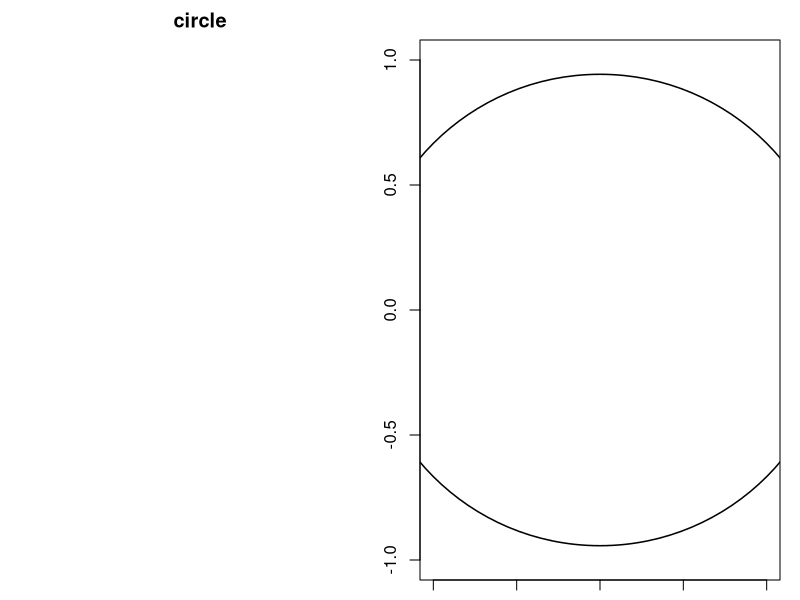
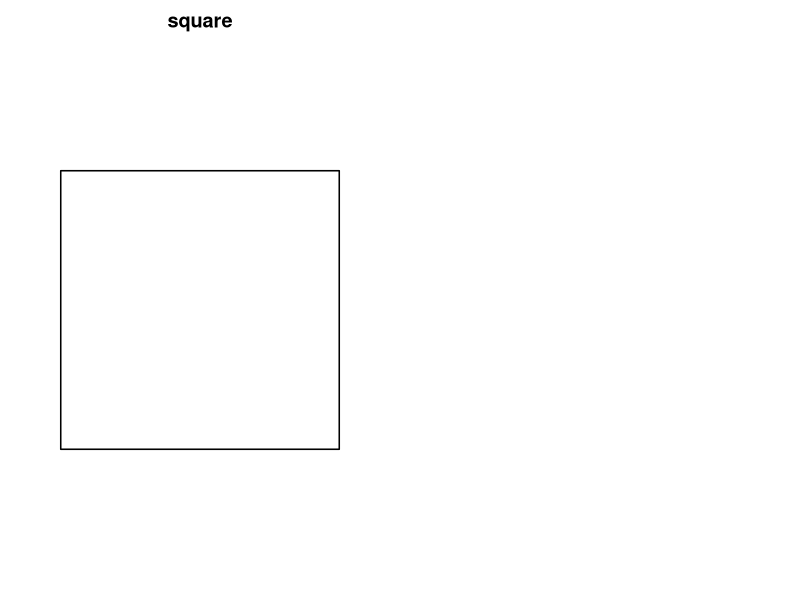
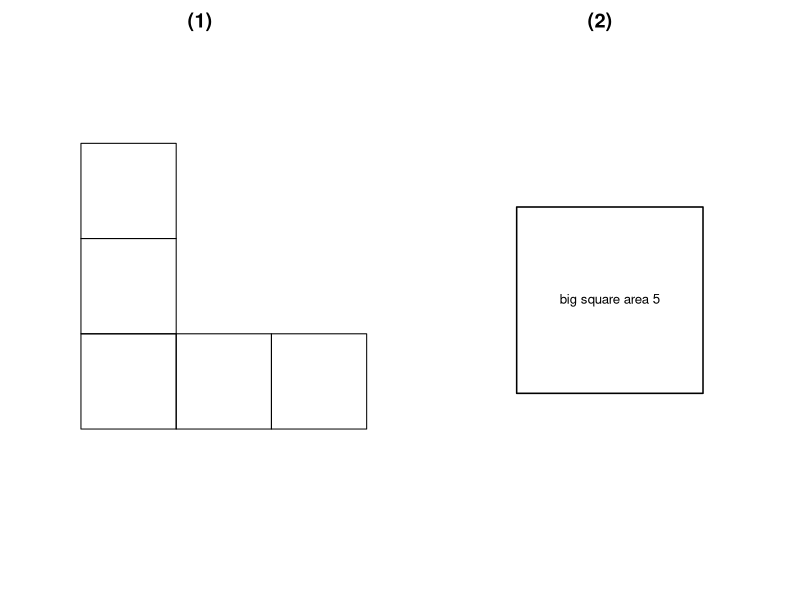

Here is the R script that generated these plots, in order:
setwd("C:/Users/18904/Github/junior-mathematics/codes")
if(!dir.exists("../figures"))dir.create("../figures")

# week40-1: a circle and a square with the same area 2pi
draw1=function(){
  par(mfrow=c(1,2),mar=c(1,1,2,1))
  plot(0,0,xlim=c(-1.5,1.5),ylim=c(-1.5,1.5),type="n",asp=1,axes=FALSE,xlab="",ylab="",main="circle")
  symbols(0,0,circles=sqrt(2),inches=FALSE,lwd=1.5)
  plot(0,0,xlim=c(-1.5,1.5),ylim=c(-1.5,1.5),type="n",asp=1,axes=FALSE,xlab="",ylab="",main="square")
  a=sqrt(2*pi)
  rect(-a/2,-a/2,a/2,a/2,lwd=1.5)
}
cairo_pdf("../figures/week40-1.pdf",width=8,height=4,family="sans");draw1();dev.off()
svglite::svglite("../figures/week40-1.svg",width=8,height=4);draw1();dev.off()

# week40-2: five unit squares forming an L, cut and rearranged into a big square of area 5
draw2=function(){
  par(mfrow=c(1,2),mar=c(1,1,2,1))
  plot(0,0,xlim=c(-0.5,3),ylim=c(-0.5,3),type="n",asp=1,axes=FALSE,xlab="",ylab="",main="(1)")
  for(i in 0:2)rect(i,0,i+1,1,lwd=1)
  rect(0,1,1,2,lwd=1); rect(0,2,1,3,lwd=1)
  plot(0,0,xlim=c(-1,3),ylim=c(-1,3),type="n",asp=1,axes=FALSE,xlab="",ylab="",main="(2)")
  s=sqrt(5)
  rect(0,0,s,s,lwd=1.5)
  text(s/2,s/2,"big square area 5",cex=0.8)
}
cairo_pdf("../figures/week40-2.pdf",width=8,height=4,family="sans");draw2();dev.off()
svglite::svglite("../figures/week40-2.svg",width=8,height=4);draw2();dev.off()
